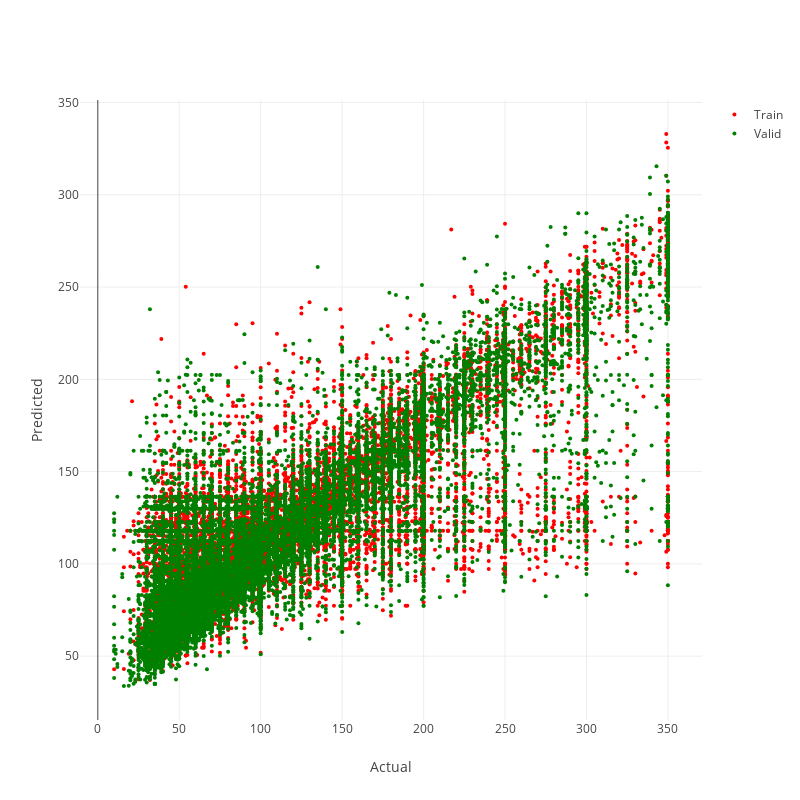

Notebook code cell kept with this figure:
### Code cell
tmp = reg_scatter_plot(
    y_train = y_train, y_train_p = y_train_p,
    y_valid = y_valid, y_valid_p = y_valid_p,
    y_test = y_test, y_test_p = y_test_p
)
print(type(tmp))

### Figure 1 — Plotly figure (JSON) as saved in the notebook; plotly's stock layout.template omitted (floating-point values rounded to 4 significant figures; data arrays with more than 128 entries replaced by an {"elided": "..."} marker saying what was removed)
{"data": [{"marker": {"color": "Red", "size": 4}, "mode": "markers", "name": "Train", "type": "scatter", "x": {"elided": "20000 int values"}, "y": {"elided": "20000 float values"}}, {"marker": {"color": "Green", "size": 4}, "mode": "markers", "name": "Valid", "type": "scatter", "x": {"elided": "20000 int values"}, "y": {"elided": "20000 float values"}}], "layout": {"autosize": false, "height": 800, "width": 800, "xaxis": {"autorange": true, "range": [-10.94, 370.9], "title": {"text": "Actual"}, "type": "linear"}, "yaxis": {"autorange": true, "range": [15.4, 351.4], "title": {"text": "Predicted"}, "type": "linear"}}}
